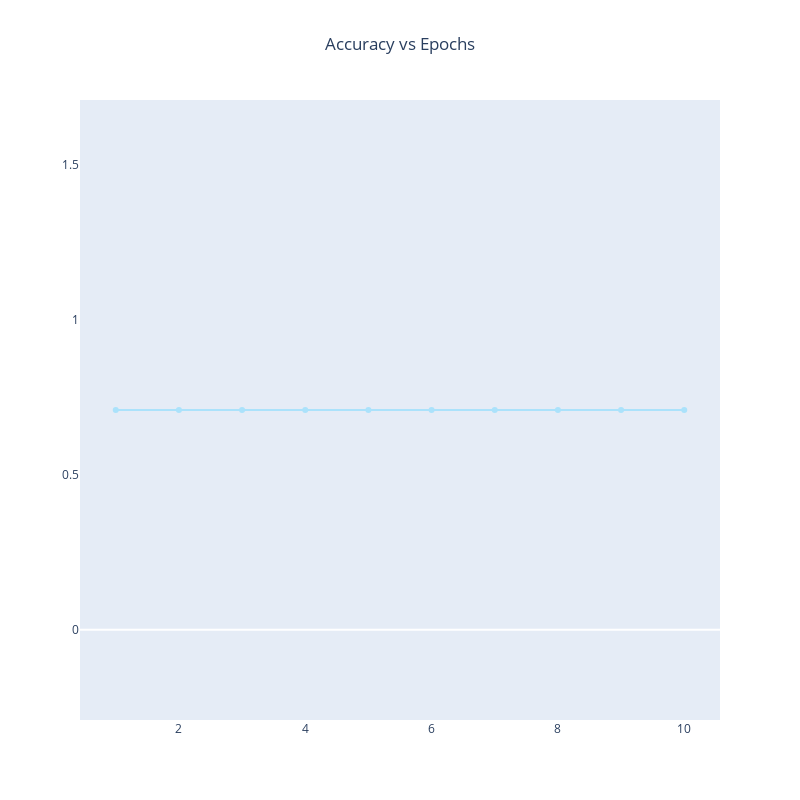

Notebook code cell kept with this figure:
### Code cell
# Tensorflow

import tensorflow as tf

# binary classification

# create model
model = tf.keras.models.Sequential(
    [
        tf.keras.layers.Dense(32, activation="relu"),
        tf.keras.layers.Dense(32, activation="relu"),
        tf.keras.layers.Dense(1, activation="sigmoid"),
    ]
)

# compile model
model.compile(optimizer="adam", loss="binary_crossentropy", metrics=["accuracy"])

# fit model
model.fit(X_train, y_train, epochs=10, batch_size=32, verbose=1)

# evaluate model
model.evaluate(X_test, y_test, verbose=1)

# history
history = model.fit(X_train, y_train, epochs=10, batch_size=32, verbose=1)

# plot history
fig = go.Figure()
fig.add_trace(
    go.Scatter(
        x=[i for i in range(1, 11)],
        y=history.history["accuracy"],
        mode="lines+markers",
        marker_color="rgb(171, 226, 251)",
    )
)
fig.update_layout(
    title="Accuracy vs Epochs",
    title_x=0.5,
    width=800,
    height=800,
    xaxis_showgrid=False,
    yaxis_showgrid=False,
)
fig.show()

### Figure 1 — Plotly figure (JSON) as saved in the notebook; plotly's stock layout.template omitted (floating-point values rounded to 4 significant figures)
{"data": [{"marker": {"color": "rgb(171, 226, 251)"}, "mode": "lines+markers", "type": "scatter", "x": [1, 2, 3, 4, 5, 6, 7, 8, 9, 10], "y": [0.7085, 0.7085, 0.7085, 0.7085, 0.7085, 0.7085, 0.7085, 0.7085, 0.7085, 0.7085]}], "layout": {"height": 800, "title": {"text": "Accuracy vs Epochs", "x": 0.5}, "width": 800, "xaxis": {"showgrid": false}, "yaxis": {"showgrid": false}}}
